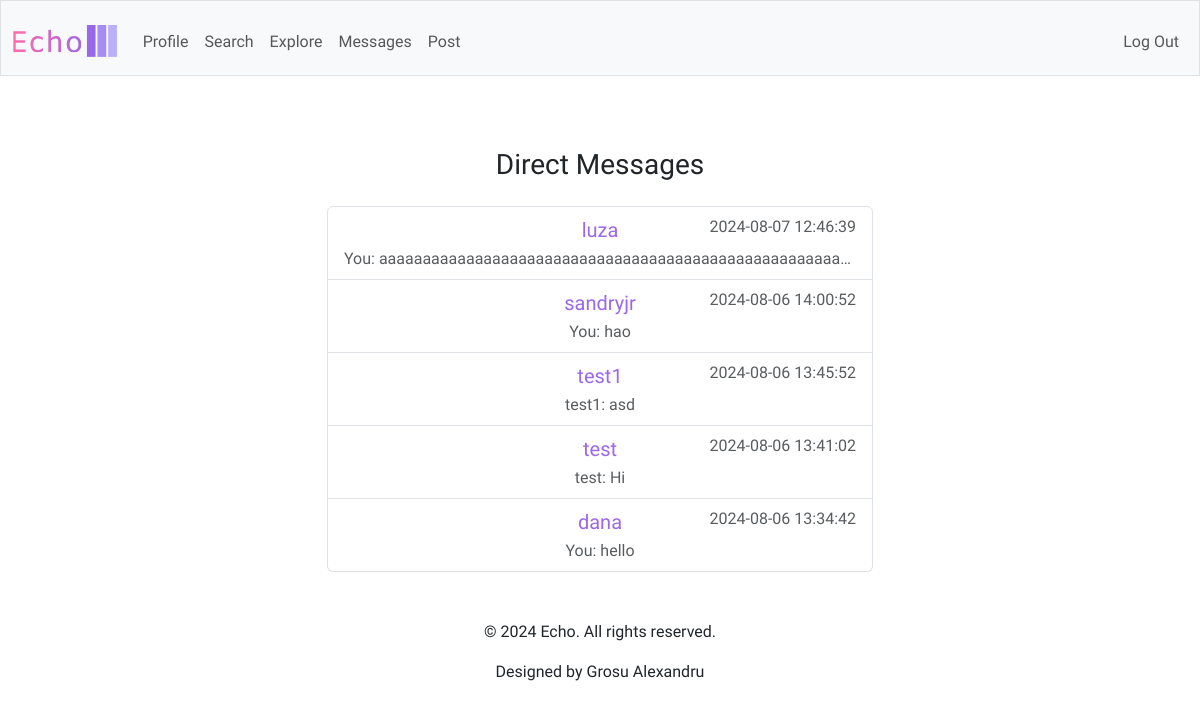
Page /messages (signed in) on the committed database.
### tables this page shows
CREATE TABLE conversations (
    id INTEGER PRIMARY KEY AUTOINCREMENT,
    created_at TIMESTAMP DEFAULT CURRENT_TIMESTAMP
);

### app.py (the view)
@app.route('/messages')
@login_required
def messages():
    user_id = session['user_id']
    conversations = db.execute('''
        SELECT c.id, u.username,
               MAX(m.created_at) AS last_message_time,
               lm.content AS last_message,
               lm.sender_username AS last_message_sender
        FROM conversations c
        JOIN conversation_participants cp1 ON c.id = cp1.conversation_id
        JOIN conversation_participants cp2 ON c.id = cp2.conversation_id
        JOIN users u ON cp2.user_id = u.id
        LEFT JOIN messages m ON c.id = m.conversation_id
        LEFT JOIN (
            SELECT m2.conversation_id,
                   m2.content,
                   u2.username AS sender_username
            FROM messages m2
            JOIN users u2 ON u2.id = m2.sender_id
            WHERE m2.created_at = (
                SELECT MAX(m3.created_at)
                FROM messages m3
                WHERE m3.conversation_id = m2.conversation_id
            )
        ) lm ON c.id = lm.conversation_id
        WHERE cp1.user_id = ?
          AND cp2.user_id != cp1.user_id
          AND NOT EXISTS (
              SELECT 1 FROM blocks b
              WHERE b.blocker_id = cp1.user_id AND b.blocked_id = cp2.user_id
          )
        GROUP BY c.id, u.username, lm.content, lm.sender_username
        ORDER BY last_message_time DESC
    ''', user_id)
    return render_template('messages.html', conversations=conversations)

### app.py (called while the page is built)
@app.after_request
def after_request(response):
    response.headers["Cache-Control"] = "no-cache, no-store, must-revalidate"
    response.headers["Expires"] = 0
    response.headers["Pragma"] = "no-cache"
    return response

### helpers.py (called while the page is built)
def login_required(f):
    @wraps(f)
    def decorated_function(*args, **kwargs):
        if session.get("user_id") is None:
            return redirect("/login")
        return f(*args, **kwargs)
    return decorated_function

### templates/messages.html (shortened to what this page needs)
{% extends "layout.html" %}
{% block main %}
    <div class="container">
        <h3 class="my-4">Direct Messages</h3>
        {% if conversations %}
            <ul class="list-group mx-auto w-50">
                {% for conversation in conversations %}
                    <li class="list-group-item position-relative">
                        <a href="{{ url_for('conversation', conversation_id=conversation['id']) }}" class="purple text-decoration-none position-absolute start-50 translate-middle-x fs-5">
                            {{ conversation['username'] }}
                        </a>
                        <span class="text-muted position-relative float-end">{{ conversation['last_message_time'] }}</span>
                        <br>
                        <div class="mt-2 text-muted position-relative text-center text-truncate" style="max-width: 100%;">
                            {% if conversation['last_message_sender'] == session['username'] %}
                                You: {{ conversation['last_message'] }}
                            {% else %}
                                {{ conversation['last_message_sender'] }}: {{ conversation['last_message'] }}
                            {% endif %}
                        </div>
                    </li>
                {% endfor %}
            </ul>
        {% else %}
            <div class="d-flex justify-content-center align-items-center" style="height: 300px;">
                <p class="text-center text-muted">You don’t have any direct messages yet. Start a conversation with someone to get chatting!</p>
            </div>
        {% endif %}
    </div>
{% endblock %}

### static/styles.css (style rules this page uses)
body { font-family: "Amiko", sans-serif; }
.purple { color: #9b68e7; }

### rows in the picture
conversations: username "luza", last_message_time "2024-08-07 12:46:39", last_message "aaaaaaaaaaaaaaaaaaaaaaaaaaaaaaaaaaaaaaaaaaaaaaaaaaaaa…"
conversations: username "sandryjr", last_message_time "2024-08-06 14:00:52", last_message "hao"
conversations: username "test1", last_message_time "2024-08-06 13:45:52", last_message_sender "test1", last_message "asd"
conversations: username "test", last_message_time "2024-08-06 13:41:02", last_message_sender "test", last_message "Hi"
conversations: username "dana", last_message_time "2024-08-06 13:34:42", last_message "hello"
